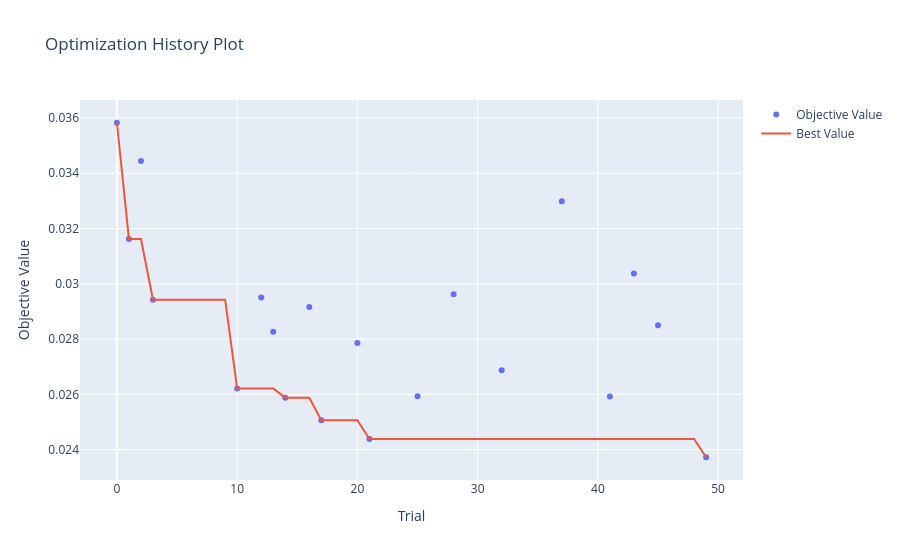
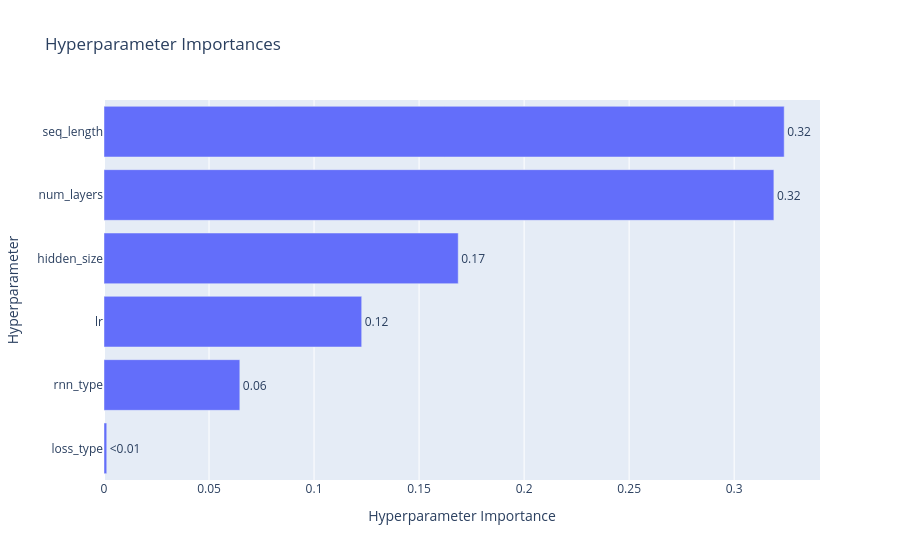

Here is the notebook cell these charts were saved with, in order:
### Code cell
fig_history = vis.plot_optimization_history(study)
fig_history.show()

fig_importances = vis.plot_param_importances(study)
fig_importances.show()

### Figure 1 — Plotly figure (JSON) as saved in the notebook; plotly's stock layout.template omitted (floating-point values rounded to 4 significant figures)
{"data": [{"mode": "markers", "name": "Objective Value", "type": "scatter", "x": [0, 1, 2, 3, 10, 12, 13, 14, 16, 17, 20, 21, 25, 28, 32, 37, 41, 43, 45, 49], "y": [0.03583, 0.03162, 0.03445, 0.02943, 0.02621, 0.0295, 0.02827, 0.02588, 0.02916, 0.02506, 0.02786, 0.02438, 0.02593, 0.02962, 0.02687, 0.03299, 0.02593, 0.03038, 0.0285, 0.02373]}, {"mode": "lines", "name": "Best Value", "type": "scatter", "x": [0, 1, 2, 3, 4, 5, 6, 7, 8, 9, 10, 11, 12, 13, 14, 15, 16, 17, 18, 19, 20, 21, 22, 23, 24, 25, 26, 27, 28, 29, 30, 31, 32, 33, 34, 35, 36, 37, 38, 39, 40, 41, 42, 43, 44, 45, 46, 47, 48, 49], "y": [0.03583, 0.03162, 0.03162, 0.02943, 0.02943, 0.02943, 0.02943, 0.02943, 0.02943, 0.02943, 0.02621, 0.02621, 0.02621, 0.02621, 0.02588, 0.02588, 0.02588, 0.02506, 0.02506, 0.02506, 0.02506, 0.02438, 0.02438, 0.02438, 0.02438, 0.02438, 0.02438, 0.02438, 0.02438, 0.02438, 0.02438, 0.02438, 0.02438, 0.02438, 0.02438, 0.02438, 0.02438, 0.02438, 0.02438, 0.02438, 0.02438, 0.02438, 0.02438, 0.02438, 0.02438, 0.02438, 0.02438, 0.02438, 0.02438, 0.02373]}, {"marker": {"color": "#cccccc"}, "mode": "markers", "name": "Infeasible Trial", "showlegend": false, "type": "scatter", "x": [], "y": []}], "layout": {"title": {"text": "Optimization History Plot"}, "xaxis": {"title": {"text": "Trial"}}, "yaxis": {"title": {"text": "Objective Value"}}}}

### Figure 2 — Plotly figure (JSON) as saved in the notebook; plotly's stock layout.template omitted (floating-point values rounded to 4 significant figures)
{"data": [{"cliponaxis": false, "hovertemplate": ["loss_type (CategoricalDistribution): 0.0013038611193201296<extra></extra>", "rnn_type (CategoricalDistribution): 0.06466428076631212<extra></extra>", "lr (FloatDistribution): 0.1226756878558427<extra></extra>", "hidden_size (CategoricalDistribution): 0.16863410241333157<extra></extra>", "num_layers (IntDistribution): 0.3189049669495897<extra></extra>", "seq_length (CategoricalDistribution): 0.32381710089560395<extra></extra>"], "name": "Objective Value", "orientation": "h", "text": ["<0.01", "0.06", "0.12", "0.17", "0.32", "0.32"], "textposition": "outside", "type": "bar", "x": [0.001304, 0.06466, 0.1227, 0.1686, 0.3189, 0.3238], "y": ["loss_type", "rnn_type", "lr", "hidden_size", "num_layers", "seq_length"]}], "layout": {"title": {"text": "Hyperparameter Importances"}, "xaxis": {"title": {"text": "Hyperparameter Importance"}}, "yaxis": {"title": {"text": "Hyperparameter"}}}}
